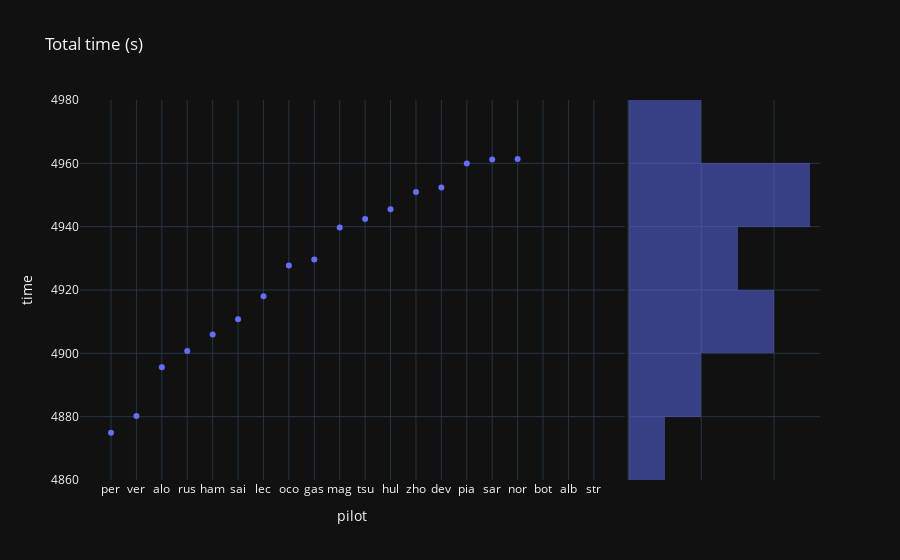

Source (notebook cell):
### Code cell
px.scatter(last_gp, x="pilot", y="time", title="Total time (s)", marginal_y="histogram", template="plotly_dark")
# no data displayed if the pilot didn't finish or had one lap of delay

### Figure 1 — Plotly figure (JSON) as saved in the notebook; plotly's stock layout.template omitted (floating-point values rounded to 4 significant figures)
{"data": [{"hovertemplate": "pilot=%{x}<br>time=%{y}<extra></extra>", "legendgroup": "", "marker": {"color": "#636efa", "symbol": "circle"}, "mode": "markers", "name": "", "orientation": "v", "showlegend": false, "type": "scatter", "x": ["per", "ver", "alo", "rus", "ham", "sai", "lec", "oco", "gas", "mag", "tsu", "hul", "zho", "dev", "pia", "sar", "nor", "bot", "alb", "str"], "xaxis": "x", "y": [4875.0, 4880.0, 4896.0, 4901.0, 4906.0, 4911.0, 4918.0, 4928.0, 4930.0, 4940.0, 4942.0, 4945.0, 4951.0, 4952.0, 4960.0, 4961.0, 4961.0, null, null, null], "yaxis": "y"}, {"alignmentgroup": "True", "bingroup": "y", "hovertemplate": "time=%{y}<br>count=%{x}<extra></extra>", "legendgroup": "", "marker": {"color": "#636efa"}, "name": "", "offsetgroup": "", "opacity": 0.5, "showlegend": false, "type": "histogram", "xaxis": "x2", "y": [4875.0, 4880.0, 4896.0, 4901.0, 4906.0, 4911.0, 4918.0, 4928.0, 4930.0, 4940.0, 4942.0, 4945.0, 4951.0, 4952.0, 4960.0, 4961.0, 4961.0, null, null, null], "yaxis": "y2"}], "layout": {"barmode": "overlay", "legend": {"tracegroupgap": 0}, "title": {"text": "Total time (s)"}, "xaxis": {"anchor": "y", "domain": [0, 0.7363], "title": {"text": "pilot"}}, "xaxis2": {"anchor": "y2", "domain": [0.7413, 1], "matches": "x2", "showgrid": true, "showline": false, "showticklabels": false, "ticks": ""}, "yaxis": {"anchor": "x", "domain": [0, 1], "title": {"text": "time"}}, "yaxis2": {"anchor": "x2", "domain": [0, 1], "matches": "y", "showgrid": true, "showticklabels": false}}}
